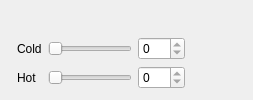
<?xml version="1.0" encoding="UTF-8"?>
<ui version="4.0">
 <class>MainBox</class>
 <widget class="QWidget" name="MainBox">
  <property name="geometry">
   <rect>
    <x>0</x>
    <y>0</y>
    <width>253</width>
    <height>100</height>
   </rect>
  </property>
  <property name="windowTitle">
   <string>Dialog</string>
  </property>
  <layout class="QHBoxLayout" name="horizontalLayout">
   <item>
    <layout class="QVBoxLayout" name="verticalLayout_2">
     <item>
      <layout class="QVBoxLayout" name="serial_layout"/>
     </item>
     <item>
      <widget class="QFrame" name="frame">
       <property name="frameShape">
        <enum>QFrame::StyledPanel</enum>
       </property>
       <property name="frameShadow">
        <enum>QFrame::Raised</enum>
       </property>
      </widget>
     </item>
    </layout>
   </item>
   <item>
    <layout class="QVBoxLayout" name="verticalLayout">
     <item>
      <widget class="QLabel" name="lbl_pic">
       <property name="scaledContents">
        <bool>true</bool>
       </property>
      </widget>
     </item>
     <item>
      <layout class="QGridLayout" name="gridLayout">
       <item row="1" column="1">
        <widget class="QSlider" name="sl_hot">
         <property name="maximum">
          <number>100</number>
         </property>
         <property name="orientation">
          <enum>Qt::Horizontal</enum>
         </property>
        </widget>
       </item>
       <item row="1" column="0">
        <widget class="QLabel" name="label_2">
         <property name="text">
          <string>Hot</string>
         </property>
        </widget>
       </item>
       <item row="0" column="1">
        <widget class="QSlider" name="sl_cold">
         <property name="maximum">
          <number>100</number>
         </property>
         <property name="orientation">
          <enum>Qt::Horizontal</enum>
         </property>
        </widget>
       </item>
       <item row="0" column="0">
        <widget class="QLabel" name="label">
         <property name="text">
          <string>Cold</string>
         </property>
        </widget>
       </item>
       <item row="0" column="2">
        <widget class="QSpinBox" name="sb_cold">
         <property name="readOnly">
          <bool>true</bool>
         </property>
         <property name="maximum">
          <number>100</number>
         </property>
        </widget>
       </item>
       <item row="1" column="2">
        <widget class="QSpinBox" name="sb_hot">
         <property name="readOnly">
          <bool>true</bool>
         </property>
         <property name="maximum">
          <number>100</number>
         </property>
        </widget>
       </item>
      </layout>
     </item>
    </layout>
   </item>
   <item>
    <spacer name="horizontalSpacer">
     <property name="orientation">
      <enum>Qt::Horizontal</enum>
     </property>
     <property name="sizeHint" stdset="0">
      <size>
       <width>40</width>
       <height>20</height>
      </size>
     </property>
    </spacer>
   </item>
  </layout>
 </widget>
 <resources/>
 <connections/>
</ui>
